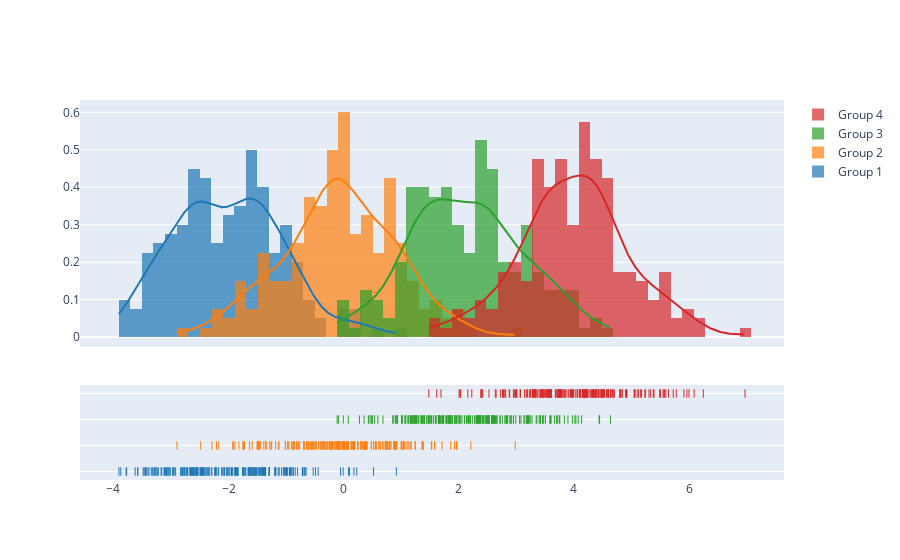

Source (notebook cell):
### Code cell
import plotly.figure_factory as ff

# Add histogram data
x1 = np.random.randn(200) - 2
x2 = np.random.randn(200)
x3 = np.random.randn(200) + 2
x4 = np.random.randn(200) + 4

# Group data together
hist_data = [x1, x2, x3, x4]

group_labels = ['Group 1', 'Group 2', 'Group 3', 'Group 4']

# Create distplot with custom bin_size
fig = ff.create_distplot(hist_data, group_labels, bin_size=.2)
fig.show()

### Figure 1 — Plotly figure (JSON) as saved in the notebook; plotly's stock layout.template omitted (floating-point values rounded to 4 significant figures; data arrays with more than 128 entries replaced by an {"elided": "..."} marker saying what was removed)
{"data": [{"autobinx": false, "histnorm": "probability density", "legendgroup": "Group 1", "marker": {"color": "rgb(31, 119, 180)"}, "name": "Group 1", "opacity": 0.7, "type": "histogram", "x": {"elided": "200 float values"}, "xaxis": "x", "xbins": {"end": 0.9142, "size": 0.2, "start": -3.904}, "yaxis": "y"}, {"autobinx": false, "histnorm": "probability density", "legendgroup": "Group 2", "marker": {"color": "rgb(255, 127, 14)"}, "name": "Group 2", "opacity": 0.7, "type": "histogram", "x": {"elided": "200 float values"}, "xaxis": "x", "xbins": {"end": 2.981, "size": 0.2, "start": -2.896}, "yaxis": "y"}, {"autobinx": false, "histnorm": "probability density", "legendgroup": "Group 3", "marker": {"color": "rgb(44, 160, 44)"}, "name": "Group 3", "opacity": 0.7, "type": "histogram", "x": {"elided": "200 float values"}, "xaxis": "x", "xbins": {"end": 4.634, "size": 0.2, "start": -0.1137}, "yaxis": "y"}, {"autobinx": false, "histnorm": "probability density", "legendgroup": "Group 4", "marker": {"color": "rgb(214, 39, 40)"}, "name": "Group 4", "opacity": 0.7, "type": "histogram", "x": {"elided": "200 float values"}, "xaxis": "x", "xbins": {"end": 6.972, "size": 0.2, "start": 1.479}, "yaxis": "y"}, {"legendgroup": "Group 1", "marker": {"color": "rgb(31, 119, 180)"}, "mode": "lines", "name": "Group 1", "showlegend": false, "type": "scatter", "x": {"elided": "500 float values"}, "xaxis": "x", "y": {"elided": "500 float values"}, "yaxis": "y"}, {"legendgroup": "Group 2", "marker": {"color": "rgb(255, 127, 14)"}, "mode": "lines", "name": "Group 2", "showlegend": false, "type": "scatter", "x": {"elided": "500 float values"}, "xaxis": "x", "y": {"elided": "500 float values"}, "yaxis": "y"}, {"legendgroup": "Group 3", "marker": {"color": "rgb(44, 160, 44)"}, "mode": "lines", "name": "Group 3", "showlegend": false, "type": "scatter", "x": {"elided": "500 float values"}, "xaxis": "x", "y": {"elided": "500 float values"}, "yaxis": "y"}, {"legendgroup": "Group 4", "marker": {"color": "rgb(214, 39, 40)"}, "mode": "lines", "name": "Group 4", "showlegend": false, "type": "scatter", "x": {"elided": "500 float values"}, "xaxis": "x", "y": {"elided": "500 float values"}, "yaxis": "y"}, {"legendgroup": "Group 1", "marker": {"color": "rgb(31, 119, 180)", "symbol": "line-ns-open"}, "mode": "markers", "name": "Group 1", "showlegend": false, "type": "scatter", "x": {"elided": "200 float values"}, "xaxis": "x", "y": {"elided": "200 str values"}, "yaxis": "y2"}, {"legendgroup": "Group 2", "marker": {"color": "rgb(255, 127, 14)", "symbol": "line-ns-open"}, "mode": "markers", "name": "Group 2", "showlegend": false, "type": "scatter", "x": {"elided": "200 float values"}, "xaxis": "x", "y": {"elided": "200 str values"}, "yaxis": "y2"}, {"legendgroup": "Group 3", "marker": {"color": "rgb(44, 160, 44)", "symbol": "line-ns-open"}, "mode": "markers", "name": "Group 3", "showlegend": false, "type": "scatter", "x": {"elided": "200 float values"}, "xaxis": "x", "y": {"elided": "200 str values"}, "yaxis": "y2"}, {"legendgroup": "Group 4", "marker": {"color": "rgb(214, 39, 40)", "symbol": "line-ns-open"}, "mode": "markers", "name": "Group 4", "showlegend": false, "type": "scatter", "x": {"elided": "200 float values"}, "xaxis": "x", "y": {"elided": "200 str values"}, "yaxis": "y2"}], "layout": {"barmode": "overlay", "hovermode": "closest", "legend": {"traceorder": "reversed"}, "xaxis": {"anchor": "y2", "domain": [0.0, 1.0], "zeroline": false}, "yaxis": {"anchor": "free", "domain": [0.35, 1], "position": 0.0}, "yaxis2": {"anchor": "x", "domain": [0, 0.25], "dtick": 1, "showticklabels": false}}}
